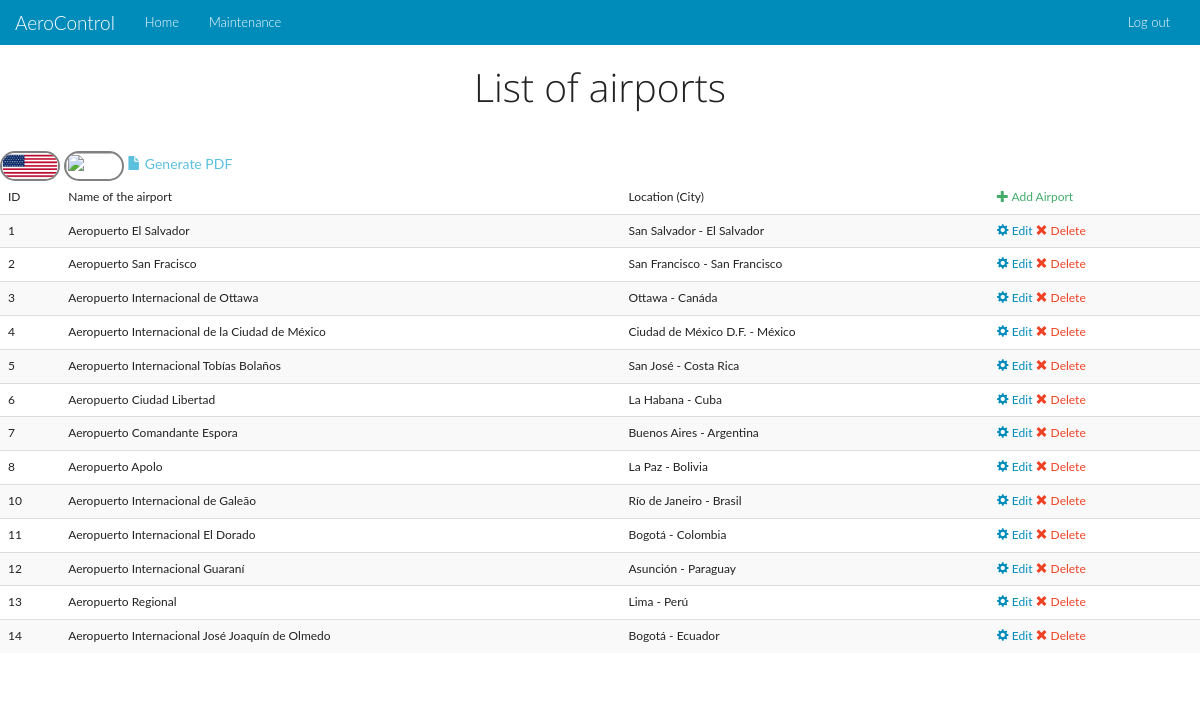
The app's page /en/admin/airports.php with its own data.
### tables this page shows
CREATE TABLE IF NOT EXISTS `airports` (
  `id` int(11) NOT NULL AUTO_INCREMENT,
  `name` varchar(50) NOT NULL,
  `location` int(11) NOT NULL,
  PRIMARY KEY (`id`),
  KEY `location` (`location`)
);

CREATE TABLE IF NOT EXISTS `cities` (
  `id` int(11) NOT NULL AUTO_INCREMENT,
  `city` varchar(50) NOT NULL,
  `state` varchar(50) NOT NULL,
  `zip` int(11) NOT NULL,
  PRIMARY KEY (`id`)
);

### en/admin/airports.php (the view, shortened to what this page needs)
<!DOCTYPE html>
<html lang="en">
<head>
    <link href="../docs/css/bootstrap.css" rel="stylesheet">
    <link href="../docs/css/font-awesome.css" rel="stylesheet">
    <link href="../docs/css/ionicons.css" rel="stylesheet">
    <link href="../docs/css/style.css" rel="stylesheet">
</head>
<body>
<div class="container-fluid">
    <div class="row">
    <?php include 'nav.php'; ?>
        <h1 class="text-center">List of airports </h1>
        <br>
<?php
include "../docs/connect.php";
$query = "SELECT airports.id, airports.name, airports.location, cities.city, cities.state FROM airports INNER JOIN cities ON airports.location = cities.id ORDER BY id";
$resultado = mysql_query($query, $link);
$total = mysql_num_rows($resultado);
if($total>0)
{
?>
		<a href="airports.php"> <img src="../../base_de_datos/Ingles.jpg" class="redondo" width=60 height=30/></a>
<a href="../../es/admin/airports.php"> <img src="../../base_de_datos/descarga" class="redondo"  width="60" height="30"/> </a>
        <a href='exportairports.php' target="_blank" class="text-info"><span class='glyphicon glyphicon-file' aria-hidden='true'></span> Generate PDF</a>
        <table class="table table-striped">
            <thead><tr><td>ID</td><td>Name of the airport</td><td>Location (City)</td><td><a href='addairport.php' class="text-success"><span class='glyphicon glyphicon-plus' aria-hidden='true'></span> Add Airport</a></td></tr></thead><tbody>
<?php
    while($row = mysql_fetch_array($resultado))
	{
        echo "<tr><td>".$row['id']."</td>";
        echo "<td>".$row['name']."</td>";
        echo "<td>".$row['city']." - ".$row['state']."</td>";
        echo "<td><a href='editairport.php?air=".$row['id']."'><span class='glyphicon glyphicon-cog' aria-hidden='true'></span>  Edit</a>   <a href='dropairport.php?air=".$row['id']."' class='text-danger'><span class='glyphicon glyphicon-remove' aria-hidden='true'></span>  Delete</a></td></tr>";
    }
}
else
{
    echo "<p class='text-danger text-center'>Error: The database is empty <a href='addairport.php' class='text-success'>Add airport</a></p>";
}
?>
        </tbody></table>
        </div>
</div>
</body>
</html>

### en/docs/css/style.css (style rules this page uses)
.redondo { border: 2px solid grey; margin: 0; padding: 0; border-radius: 800px; overflow: hidden; }
body { font-family: 'Lato', sans-serif; line-height: 30px; font-size: 14px; }

### records on screen
airports: id "1", name "Aeropuerto El Salvador", location.city "San Salvador", location.state "El Salvador"
airports: id "2", name "Aeropuerto San Fracisco", location.city "San Francisco", location.state "San Francisco"
airports: id "3", name "Aeropuerto Internacional de Ottawa", location.city "Ottawa", location.state "Canáda"
airports: id "4", name "Aeropuerto Internacional de la Ciudad de México", location.city "Ciudad de México D.F.", location.state "México"
airports: id "5", name "Aeropuerto Internacional Tobías Bolaños", location.city "San José", location.state "Costa Rica"
airports: id "6", name "Aeropuerto Ciudad Libertad", location.city "La Habana", location.state "Cuba"
airports: id "7", name "Aeropuerto Comandante Espora", location.city "Buenos Aires", location.state "Argentina"
airports: id "8", name "Aeropuerto Apolo", location.city "La Paz", location.state "Bolivia"
airports: id "10", name "Aeropuerto Internacional de Galeão", location.city "Río de Janeiro", location.state "Brasil"
airports: id "11", name "Aeropuerto Internacional El Dorado", location.city "Bogotá", location.state "Colombia"
airports: id "12", name "Aeropuerto Internacional Guaraní", location.city "Asunción", location.state "Paraguay"
airports: id "13", name "Aeropuerto Regional", location.city "Lima", location.state "Perú"
airports: id "14", name "Aeropuerto Internacional José Joaquín de Olmedo", location.city "Bogotá", location.state "Ecuador"
